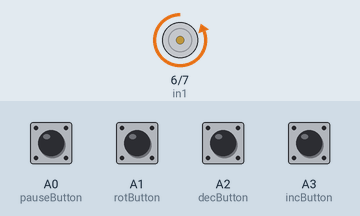
Recording of a sketch running on a simulated Arduino Uno, built with avr-gcc and run on an emulated ATmega328P. Parts: motor-driver pin pairs drawn as motors (green arrow = first pin HIGH = forward, orange = second pin HIGH = backward, longer = more drive, scaled by the enable pin). Inputs (shaded band) come from the test bench; at power-on: A0 (pauseButton), A1 (rotButton), A2 (decButton), A3 (incButton) LOW.

Above: at 1.2 s.
1.3 s: A0 (pauseButton) pulled HIGH for 0.15 s
At 2.2 s:
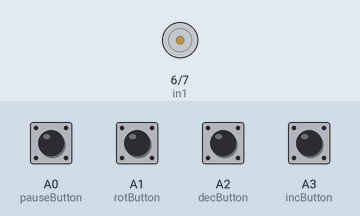
2.9 s: A1 (rotButton) pulled HIGH for 0.15 s
4.5 s: A0 (pauseButton) pulled HIGH for 1 s
At 5.9 s:
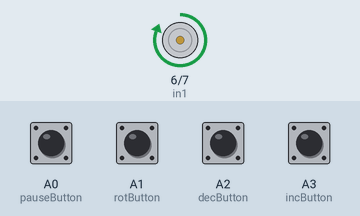
7.0 s: A2 (decButton) pulled HIGH for 0.15 s
At 7.7 s:
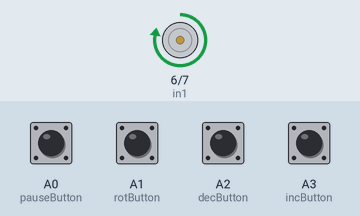
8.6 s: A1 (rotButton) pulled HIGH for 1 s
At 10.2 s:
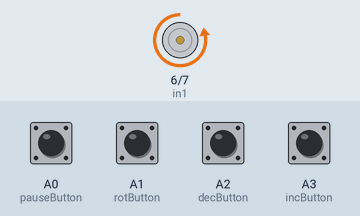
11.1 s: A3 (incButton) pulled HIGH for 0.15 s
At 12.0 s:
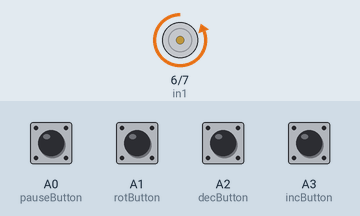
Timing chart, 0 to 13.7 s (numbered marks = the images above; inputs shaded):
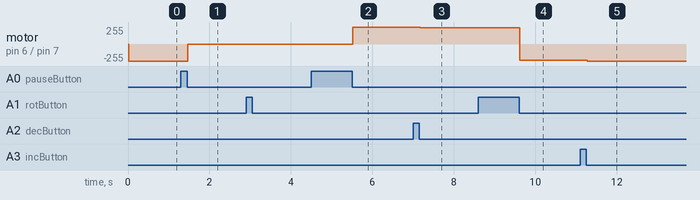

The sketch:

dc-motor.ino
```cpp
#include <SoftwareSerial.h>
#define pauseButton A0
#define rotButton A1
#define decButton A2
#define incButton A3
#define CLOCKWISE false
#define ANTICLOCKWISE true
#define en 10
#define in1 6
#define in2 7

bool dir;
bool paused;

int speed;
int lastSpeed;

SoftwareSerial vSerial(12, 13);

void setup() {
  vSerial.begin(9600);
  pinMode(en, OUTPUT);
  pinMode(in1, OUTPUT);
  pinMode(in2, OUTPUT);
  pinMode(rotButton, INPUT);
  pinMode(pauseButton, INPUT);
  pinMode(decButton, INPUT);
  pinMode(incButton, INPUT);

  speed = 255;
  paused = false;
  dir = CLOCKWISE;

  analogWrite(en, speed);
}

void loop() {
  if(digitalRead(rotButton) == HIGH) {
      vSerial.print("Changing Rotate Direction From ");
      if(dir == CLOCKWISE)
        vSerial.println("Clockwise to Anti-Clockwise");
      else
        vSerial.println("Anti-Clockwise to Clockwise");
      dir = !dir;
  }
  while(digitalRead(rotButton) == HIGH);

  if(digitalRead(pauseButton) == HIGH) {
    paused = !paused;
    if(paused == true) {
      vSerial.println("Paused");
      lastSpeed = speed;
      speed = 0;
    } else {
      vSerial.println("Resumed");
      speed = lastSpeed;
    }
  }
  while(digitalRead(pauseButton) == HIGH);

  if(digitalRead(incButton) == HIGH) {
    if(paused == false){
      vSerial.print("Increase speed from ");
      vSerial.print(speed);
      speed += 10;
      if(speed > 255)
        speed -= 10;
      vSerial.print(" to ");
      vSerial.println(speed);
    }
  }
  while(digitalRead(incButton) == HIGH);

  if(digitalRead(decButton) == HIGH) {
    if(paused == false){
      vSerial.print("Decrease speed from ");
      vSerial.print(speed);
      speed -= 10;
      if(speed < 0)
        speed = 0;
      vSerial.print(" to ");
      vSerial.println(speed);
    }
  }
  while(digitalRead(decButton) == HIGH);

  delay(20);
  if(dir == CLOCKWISE) {
    digitalWrite(in1, LOW);
    digitalWrite(in2, HIGH);
  } else {
    digitalWrite(in1, HIGH);
    digitalWrite(in2, LOW);
  }
  analogWrite(en, speed);
}
```

Measured:
- after the input at 1.3 s, motor on pin 6 (in1) / pin 7 (in2): backward 255/255 → stopped after 0.17 s
- after the input at 4.5 s, motor on pin 6 (in1) / pin 7 (in2): stopped → forward 255/255 after 1.0 s
- after the input at 7.0 s, motor on pin 6 (in1) / pin 7 (in2): forward 255/255 → forward 245/255 after 0.17 s
- after the input at 8.6 s, motor on pin 6 (in1) / pin 7 (in2): forward 245/255 → backward 245/255 after 1.0 s
- after the input at 11.1 s, motor on pin 6 (in1) / pin 7 (in2): backward 245/255 → backward 255/255 after 0.17 s
